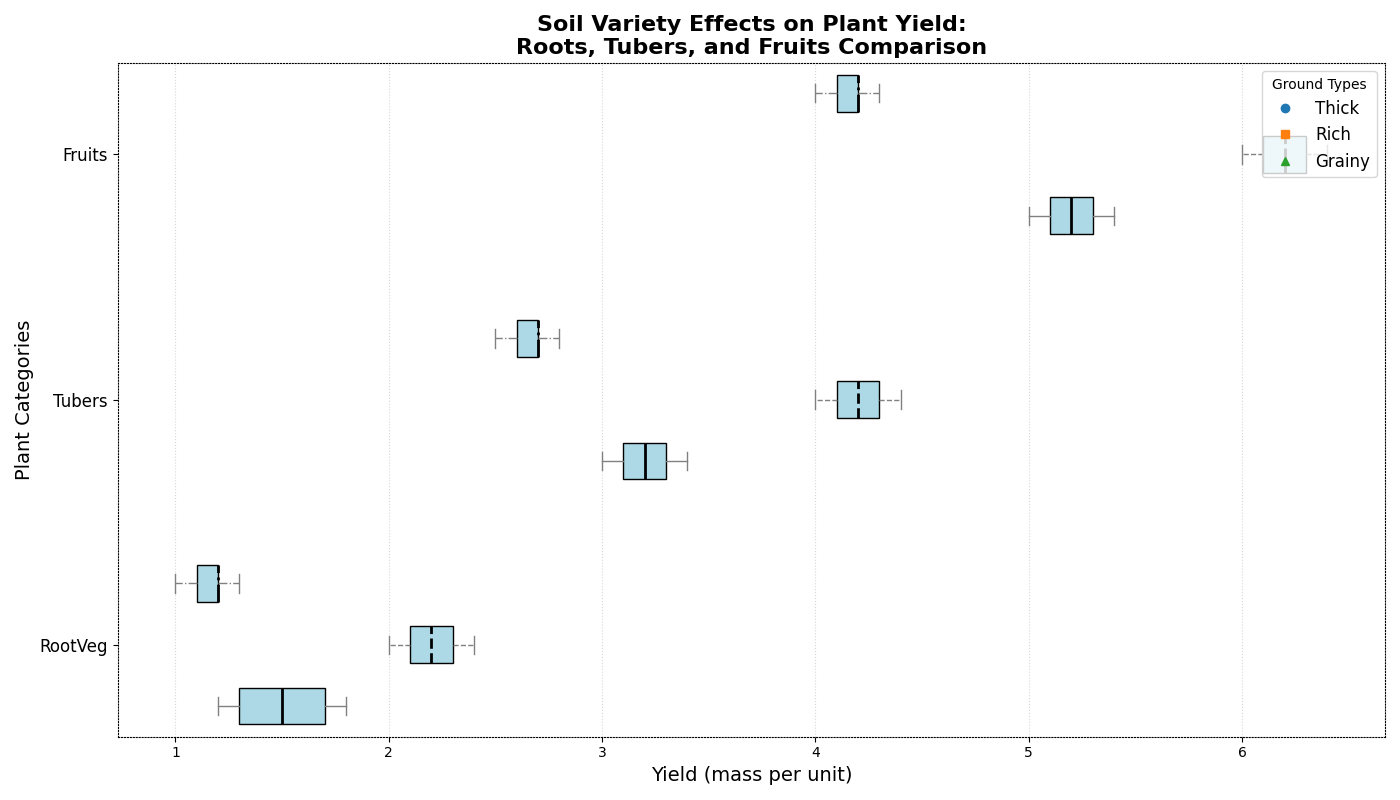

Reproduce this figure in Python.
import matplotlib.pyplot as plt
import numpy as np

vegetables = ['RootVeg', 'Tubers', 'Fruits']
soil_types = ['Thick', 'Rich', 'Grainy']

carrots_yield = [
    [1.7, 1.2, 1.5, 1.8, 1.3],
    [2.3, 2.0, 2.2, 2.4, 2.1],
    [1.1, 1.3, 1.2, 1.0, 1.2]
]

potatoes_yield = [
    [3.4, 3.2, 3.3, 3.1, 3.0],
    [4.1, 4.2, 4.0, 4.4, 4.3],
    [2.7, 2.5, 2.6, 2.8, 2.7]
]

tomatoes_yield = [
    [5.3, 5.0, 5.1, 5.4, 5.2],
    [6.1, 6.3, 6.0, 6.4, 6.2],
    [4.2, 4.1, 4.0, 4.3, 4.2]
]

data = [carrots_yield, potatoes_yield, tomatoes_yield]

fig, ax = plt.subplots(figsize=(14, 8))

positions = np.array(range(len(vegetables))) * 4

for yields, soil, linestyle, marker in zip(zip(*data), soil_types, ['-', '--', '-.'], ['o', 's', '^']):
    pos = positions + list(zip(*data)).index(yields)
    
    bp = ax.boxplot(yields, positions=pos, widths=0.6, patch_artist=True, notch=False, vert=False)

    for patch in bp['boxes']:
        patch.set_facecolor('lightblue')
    for whisker in bp['whiskers']:
        whisker.set(color='gray', linewidth=1, linestyle=linestyle)
    for cap in bp['caps']:
        cap.set(color='gray', linewidth=1)
    for median in bp['medians']:
        median.set(color='black', linewidth=2, linestyle=linestyle)

ax.set_yticks(positions + 1)
ax.set_yticklabels(vegetables, fontsize=12)

ax.set_title("Soil Variety Effects on Plant Yield:\nRoots, Tubers, and Fruits Comparison", fontsize=16, fontweight='bold')
ax.set_xlabel("Yield (mass per unit)", fontsize=14)
ax.set_ylabel("Plant Categories", fontsize=14)

ax.grid(axis='x', linestyle=':', alpha=0.5)

for soil, marker in zip(soil_types, ['o', 's', '^']):
    ax.plot([], [], label=soil, marker=marker, linestyle='None')
ax.legend(title='Ground Types', loc='upper right', fontsize=12)

for spine in ax.spines.values():
    spine.set_linestyle('dotted')

plt.tight_layout()

plt.show()
